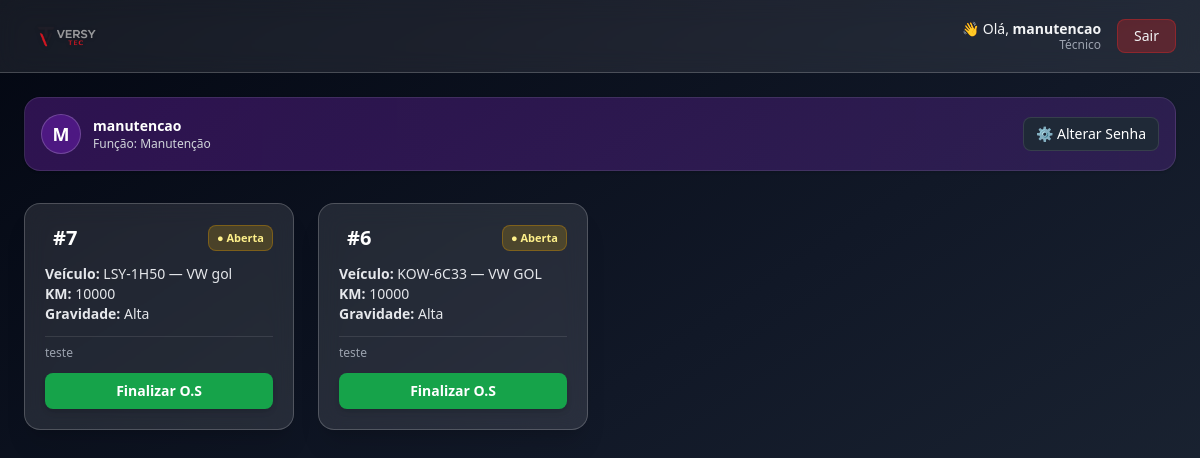
Page /manutencao/os (signed in) on the earlier database version.
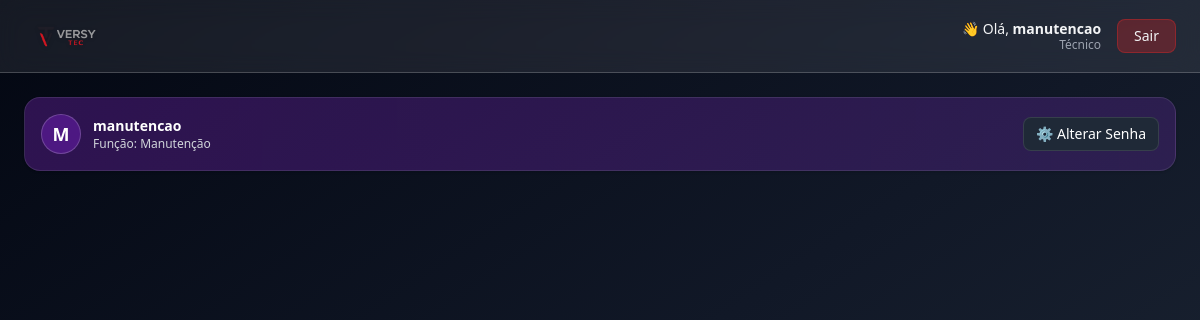
Same page on the later database version.
### app.py (models this page shows)
class AvariaOS(db.Model):
    __tablename__ = "avaria_os"
    id = db.Column(db.Integer, primary_key=True)
    vehicle_id = db.Column(db.Integer, db.ForeignKey("vehicle.id"), nullable=False)
    vehicle = db.relationship("Vehicle", backref="avarias")
    responsavel_id = db.Column(db.Integer, db.ForeignKey("user.id"), nullable=False)
    responsavel = db.relationship("User", backref="os_avarias")
    gravidade = db.Column(db.String(20))
    descricao = db.Column(db.Text, nullable=False)
    km = db.Column(db.Integer)
    status = db.Column(db.String(20), default="aberta")  # aberta / finalizada
    valor_gasto = db.Column(db.Float)
    pecas_trocadas = db.Column(db.Text)
    servico_realizado = db.Column(db.Text)
    data_abertura = db.Column(db.DateTime, default=datetime.utcnow)
    data_fechamento = db.Column(db.DateTime)

class Vehicle(db.Model):
    __tablename__ = "vehicle"
    id = db.Column(db.Integer, primary_key=True)
    plate = db.Column(db.String(20), unique=True, nullable=False)
    brand = db.Column(db.String(80))
    model = db.Column(db.String(80))
    year = db.Column(db.Integer)
    km = db.Column(db.Integer, default=0)
    status = db.Column(db.String(20), default="ATIVO")

### app.py (the view, shortened to what this page needs)
@app.route("/manutencao/os", methods=["GET", "POST"])
@manutencao_only
def manutencao_os():
    ordens = AvariaOS.query.order_by(AvariaOS.id.desc()).all()
    return render_template("manutencao_os.html", ordens=ordens)

### app.py (called while the page is built)
@login_manager.user_loader
def load_user(uid):
    return User.query.get(int(uid))

def manutencao_only(view):
    @wraps(view)
    def wrapper(*args, **kwargs):
        if not current_user.is_authenticated:
            return redirect(url_for("login"))
        if current_user.is_manutencao:
            return view(*args, **kwargs)
        flash("Página exclusiva da equipe de manutenção.", "info")
        if current_user.is_admin or current_user.is_supervisor:
            return redirect(url_for("dashboard"))
        return redirect(url_for("checklist_mobile"))
    return wrapper

@app.context_processor
def inject_role_flags():
    return dict(
        ROLE_ADMIN=(current_user.is_authenticated and current_user.is_admin),
        ROLE_SUPERVISOR=(current_user.is_authenticated and current_user.is_supervisor),
        ROLE_TECH=(current_user.is_authenticated and current_user.is_tech),
        ROLE_MANUTENCAO=(current_user.is_authenticated and current_user.is_manutencao),
    )

    @property
    def is_admin(self):
        if self.role is None:
            return bool(self.is_admin_legacy)
        return self.role == "admin"

### templates/manutencao_os.html (shortened to what this page needs)
{% extends "layout.html" %}
{% set page_title = "Manutenção — Ordens de Serviço" %}
{% block content %}
<div class="max-w-7xl mx-auto">
  <div class="bg-gradient-to-r from-purple-800/40 to-purple-600/20
              p-4 rounded-2xl border border-white/10 shadow mb-8">
    <div class="flex items-center justify-between">
      <div class="flex items-center gap-3">
        <div class="w-10 h-10 rounded-full bg-purple-700/40 border border-white/20
                    flex items-center justify-center text-white text-lg font-bold">
          {{ current_user.username[:1] | upper }}
        </div>
        <div>
          <p class="text-white text-sm font-semibold">
            {{ current_user.username }}
          </p>
          <p class="text-gray-300 text-xs">
            Função: Manutenção
          </p>
        </div>
      </div>
      <button onclick="document.getElementById('modalSenha').showModal()"
        class="bg-gray-800 hover:bg-gray-700 text-white text-sm px-3 py-1.5 rounded-lg
               border border-white/10 transition flex items-center gap-1">
        ⚙️ Alterar Senha
      </button>
    </div>
  </div>
  <div class="grid grid-cols-1 sm:grid-cols-2 md:grid-cols-3 lg:grid-cols-4 gap-6">
    {% for os in ordens %}
    {% if os.status == 'aberta' %}
    <div class="backdrop-blur-md bg-white/10 p-5 rounded-2xl
                border border-white/20 shadow-xl hover:scale-[1.03] transition">
      <div class="flex justify-between items-center mb-3">
        <h2 class="text-xl font-bold text-white flex items-center gap-2">
          #{{ os.id }}
        </h2>
        <span class="px-2 py-1 bg-yellow-500/20 border border-yellow-600/40 rounded-lg
                     text-yellow-200 text-[11px] font-semibold">
            ● Aberta
        </span>
      </div>
      <p class="text-gray-200 text-sm">
        <b>Veículo:</b> {{ os.vehicle.plate }} — {{ os.vehicle.brand }} {{ os.vehicle.model }}
      </p>
      <p class="text-gray-200 text-sm"><b>KM:</b> {{ os.km }}</p>
      <p class="text-gray-200 text-sm"><b>Gravidade:</b> {{ os.gravidade|capitalize }}</p>
      <p class="text-gray-400 text-xs mt-3 border-t border-white/10 pt-2">
        {{ os.descricao }}
      </p>
      <div class="mt-3 space-y-2">
        <button onclick="openFinalizar({{ os.id }})"
                class="w-full px-3 py-2 rounded-lg bg-green-600 hover:bg-green-700
                       text-white font-semibold text-sm shadow-md">
          Finalizar O.S
        </button>
      </div>
    </div>
    {% endif %}
    {% endfor %}
  </div>
</div>
{% endblock %}

Differences in the rows shown:
no longer on this page (row edited): AvariaOS: id "7", vehicle.plate "LSY-1H50", vehicle.brand "VW", vehicle.model "gol", km "10000", gravidade "Alta", descricao "teste"
no longer on this page (row edited): AvariaOS: id "6", vehicle.plate "KOW-6C33", vehicle.brand "VW", vehicle.model "GOL", km "10000", gravidade "Alta", descricao "teste"
